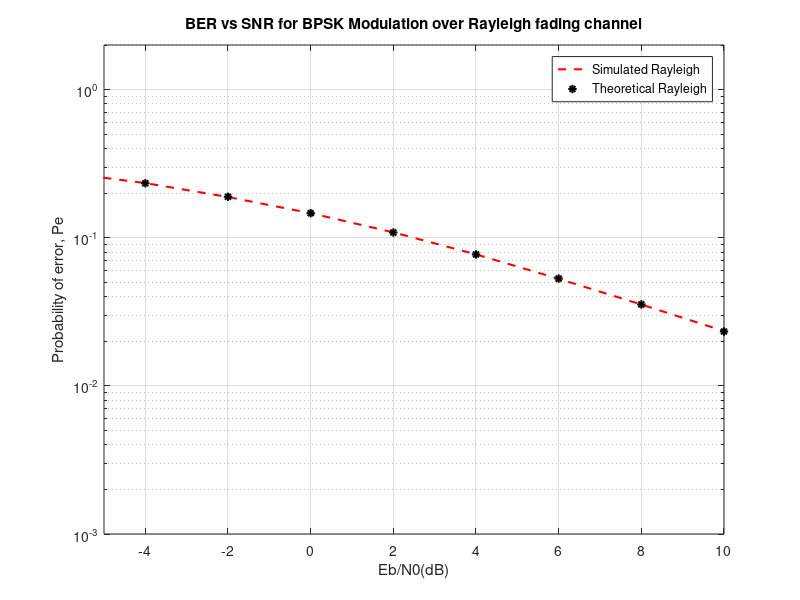

This chart was generated by the following MATLAB code:
% Set clear & Initialization
clear variables; close all; clc;

N = 10^6; % Bit samples to transmit
EbN0dB = -6:2:10;

databits = randi([0 1],1,N); 
bpskModulated = 2*databits-1; % categorize modulated signal on constellation diagram

BER = zeros(1,length(EbN0dB));

j = 1;
for k = EbN0dB
EbN0 = 10.^(EbN0dB/10); 
h = 1 /sqrt(2)*(randn(1,N)+1i*randn(1,N)); % Rayleigh Flat Fading factor- single tap

noise = sqrt(1/(2))*(randn(1,N)+1i*randn(1,N)); % AWGN noise
n = noise*10^(-EbN0dB(j)/20); %Scaling the noise for required Eb/N0

received = h.*bpskModulated + n; %received signal through Rayleigh channel

%Coherent Receiver for Rayleigh fading Channel
equalization = received./h; %Assuming that h is known at the receiver

estimated_rayleigh = real(equalization) >0;

BER(j) = sum(xor(databits,estimated_rayleigh));

j = j+1;
end

BER = BER/N;

% Theoretical BER v SNR for BPSK.......................................

Pe = 0.5*(1-sqrt(EbN0./(1+EbN0)));

semilogy(EbN0dB,BER,'r--','LineWidth',1.5);
hold on;

plot(EbN0dB,Pe,'k*','LineWidth',1.5); 
axis([-5 10 10^-3 2]);

legend('Simulated Rayleigh','Theoretical Rayleigh');
title('BER vs SNR for BPSK Modulation over Rayleigh fading channel');
xlabel('Eb/N0(dB)');
ylabel('Probability of error, Pe');
grid on;